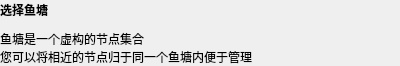
<?xml version="1.0" encoding="UTF-8"?>
<ui version="4.0">
 <class>Pond</class>
 <widget class="QWidget" name="Pond">
  <property name="geometry">
   <rect>
    <x>0</x>
    <y>0</y>
    <width>400</width>
    <height>62</height>
   </rect>
  </property>
  <property name="windowTitle">
   <string>选择鱼塘</string>
  </property>
  <layout class="QVBoxLayout" name="context">
   <property name="spacing">
    <number>10</number>
   </property>
   <property name="leftMargin">
    <number>0</number>
   </property>
   <property name="topMargin">
    <number>0</number>
   </property>
   <property name="rightMargin">
    <number>0</number>
   </property>
   <property name="bottomMargin">
    <number>0</number>
   </property>
   <item>
    <widget class="QLabel" name="title">
     <property name="minimumSize">
      <size>
       <width>400</width>
       <height>20</height>
      </size>
     </property>
     <property name="maximumSize">
      <size>
       <width>400</width>
       <height>20</height>
      </size>
     </property>
     <property name="font">
      <font>
       <weight>75</weight>
       <bold>true</bold>
      </font>
     </property>
     <property name="text">
      <string>选择鱼塘</string>
     </property>
    </widget>
   </item>
   <item>
    <widget class="QLabel" name="description">
     <property name="text">
      <string>鱼塘是一个虚构的节点集合
您可以将相近的节点归于同一个鱼塘内便于管理</string>
     </property>
    </widget>
   </item>
  </layout>
 </widget>
 <resources/>
 <connections/>
</ui>
